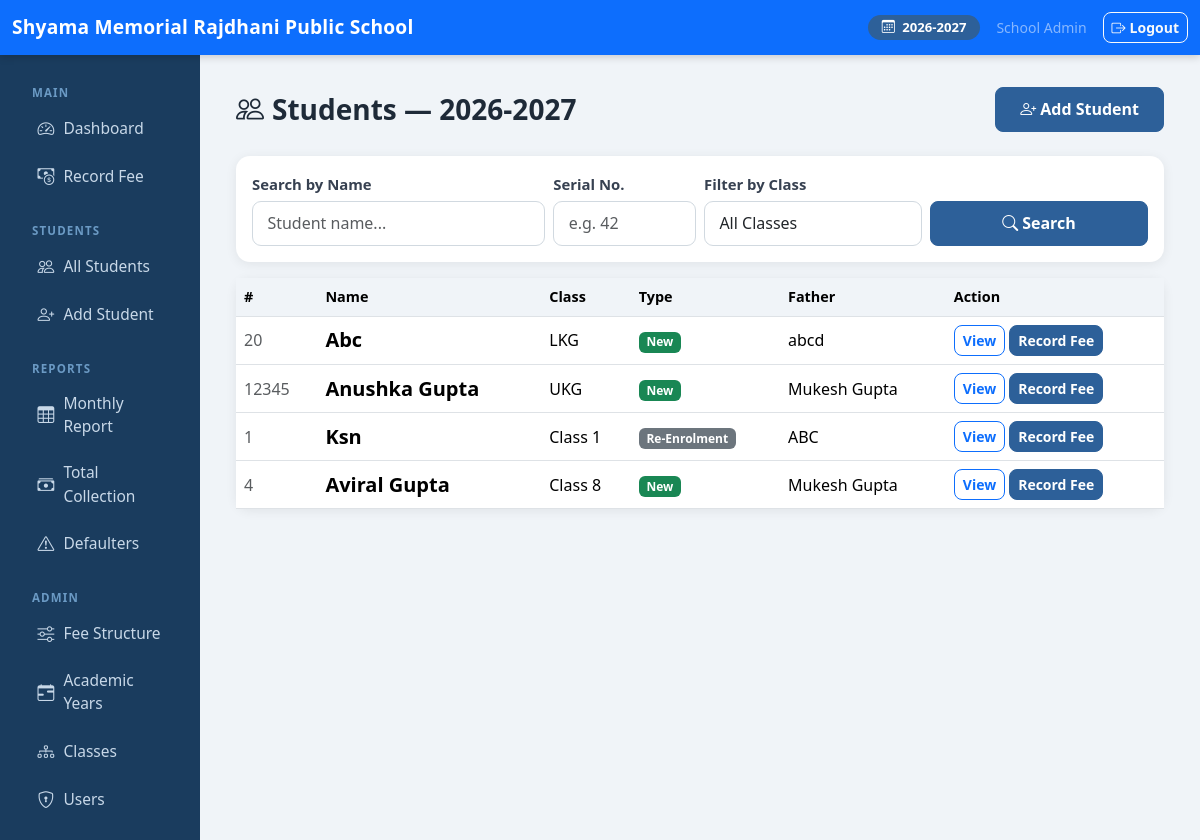
Page /students/ (signed in) on the committed database.
### students/models.py (models this page shows, shortened)
class AcademicYear(models.Model):
    name = models.CharField(max_length=20, unique=True)  # e.g. "2026-2027"
    start_date = models.DateField()
    end_date = models.DateField()
    is_current = models.BooleanField(default=False)
    class Meta:
        ordering = ['-start_date']
    @classmethod
    def get_current(cls):
        return cls.objects.filter(is_current=True).first()

class Student(models.Model):
    ENROLL_NEW = 'new'
    ENROLL_RE = 're'
    ENROLL_CHOICES = [
        (ENROLL_NEW, 'New'),
        (ENROLL_RE, 'Re-Enrolment'),
    ]
    GENDER_MALE = 'M'
    GENDER_FEMALE = 'F'
    GENDER_OTHER = 'O'
    GENDER_CHOICES = [
        (GENDER_MALE, 'Male'),
        (GENDER_FEMALE, 'Female'),
        (GENDER_OTHER, 'Other'),
    ]
    academic_year = models.ForeignKey(AcademicYear, on_delete=models.PROTECT, related_name='students')
    serial_number = models.CharField(max_length=20)
    name = models.CharField(max_length=150)
    school_class = models.ForeignKey(SchoolClass, on_delete=models.PROTECT, related_name='students')
    enrollment_type = models.CharField(max_length=3, choices=ENROLL_CHOICES, default=ENROLL_NEW)
    gender = models.CharField(max_length=1, choices=GENDER_CHOICES, default=GENDER_MALE)
    date_of_birth = models.DateField(null=True, blank=True)
    father_name = models.CharField(max_length=150)
    mother_name = models.CharField(max_length=150)
    date_of_admission = models.DateField()
    is_active = models.BooleanField(default=True)
    created_at = models.DateTimeField(auto_now_add=True)
    updated_at = models.DateTimeField(auto_now=True)
    created_by = models.ForeignKey(
        settings.AUTH_USER_MODEL, on_delete=models.SET_NULL,
        null=True, blank=True, related_name='students_created'
    )
    updated_by = models.ForeignKey(
        settings.AUTH_USER_MODEL, on_delete=models.SET_NULL,
        null=True, blank=True, related_name='students_updated'
    )
    class Meta:
        ordering = ['school_class__order', 'serial_number']
        unique_together = [('academic_year', 'serial_number')]
    def is_new(self):
        return self.enrollment_type == self.ENROLL_NEW

class SchoolClass(models.Model):
    name = models.CharField(max_length=50, unique=True)  # e.g. "Class 1", "Class 5A"
    order = models.PositiveSmallIntegerField(default=0)
    class Meta:
        ordering = ['order', 'name']
    def __str__(self):
        return self.name

### accounts/models.py (models this page shows, shortened)
class CustomUser(AbstractUser):
    ROLE_ADMIN = 'admin'
    ROLE_TEACHER = 'teacher'
    ROLE_CHOICES = [
        (ROLE_ADMIN, 'Admin'),
        (ROLE_TEACHER, 'Teacher'),
    ]
    role = models.CharField(max_length=10, choices=ROLE_CHOICES, default=ROLE_TEACHER)
    def is_admin(self):
        return self.role == self.ROLE_ADMIN

### students/views.py (the view)
# urls.py: path('', views.student_list, name='list'),
@login_required
def student_list(request):
    year = AcademicYear.get_current()
    students = Student.objects.filter(academic_year=year).select_related('school_class')
    q = request.GET.get('q', '').strip()
    class_filter = request.GET.get('class_id', '')
    serial_filter = request.GET.get('serial', '').strip()
    if q:
        students = students.filter(name__icontains=q)
    if class_filter:
        students = students.filter(school_class_id=class_filter)
    if serial_filter:
        students = students.filter(serial_number=serial_filter)
    classes = SchoolClass.objects.all()
    return render(request, 'students/student_list.html', {
        'students': students, 'q': q, 'classes': classes,
        'selected_class': class_filter, 'serial_filter': serial_filter, 'year': year,
    })

### fees/templatetags/fees_tags.py (called while the page is built)
@register.simple_tag
def current_year_display():
    year = AcademicYear.get_current()
    return year.name if year else 'No Active Year'

### templates/students/student_list.html (shortened to what this page needs)
{% extends "base.html" %}
{% block content %}
<div class="d-flex justify-content-between align-items-center mb-4">
  <h3 class="fw-bold mb-0"><i class="bi bi-people me-2"></i>Students — {{ year.name }}</h3>
  <a href="{% url 'students:add' %}" class="btn btn-primary btn-lg"><i class="bi bi-person-plus me-1"></i>Add Student</a>
</div>
<div class="card mb-3">
  <div class="card-body">
    <form method="get" class="row g-2 align-items-end">
      <div class="col-md-4">
        <label class="form-label fw-semibold">Search by Name</label>
        <input type="text" name="q" value="{{ q }}" class="form-control form-control-lg" placeholder="Student name...">
      </div>
      <div class="col-md-2">
        <label class="form-label fw-semibold">Serial No.</label>
        <input type="text" name="serial" value="{{ serial_filter }}" class="form-control form-control-lg" placeholder="e.g. 42">
      </div>
      <div class="col-md-3">
        <label class="form-label fw-semibold">Filter by Class</label>
        <select name="class_id" class="form-select form-select-lg">
          <option value="">All Classes</option>
        </select>
      </div>
      <div class="col-md-3">
        <button type="submit" class="btn btn-primary btn-lg w-100"><i class="bi bi-search me-1"></i>Search</button>
      </div>
    </form>
  </div>
</div>
<div class="card">
  <div class="table-responsive">
    <table class="table table-hover mb-0">
      <thead><tr><th>#</th><th>Name</th><th>Class</th><th>Type</th><th>Father</th><th>Action</th></tr></thead>
      <tbody>
        {% for s in students %}
        <tr>
          <td class="text-muted">{{ s.serial_number }}</td>
          <td class="fw-semibold fs-5">{{ s.name }}</td>
          <td>{{ s.school_class }}</td>
          <td>{% if s.is_new %}<span class="badge bg-success">New</span>{% else %}<span class="badge bg-secondary">Re-Enrolment</span>{% endif %}</td>
          <td>{{ s.father_name }}</td>
          <td class="d-flex gap-1">
            <a href="{% url 'students:detail' s.pk %}" class="btn btn-sm btn-outline-primary">View</a>
            <a href="{% url 'fees:fee_entry' s.pk %}" class="btn btn-sm btn-primary">Record Fee</a>
          </td>
        </tr>
        {% empty %}
        <tr><td colspan="6" class="text-center text-muted py-5 fs-5">No students found.</td></tr>
        {% endfor %}
      </tbody>
    </table>
  </div>
</div>
{% endblock %}

### templates/base.html (shortened to what this page needs)
<!DOCTYPE html>
<html lang="en">
<head>
  <link href="https://cdn.jsdelivr.net/npm/bootstrap@5.3.3/dist/css/bootstrap.min.css" rel="stylesheet">
  <link href="https://cdn.jsdelivr.net/npm/bootstrap-icons@1.11.3/font/bootstrap-icons.min.css" rel="stylesheet">
</head>
<body>
{% if user.is_authenticated %}
<nav class="navbar navbar-dark bg-primary no-print">
  <div class="container-fluid">
    <span class="navbar-brand">Shyama Memorial Rajdhani Public School</span>
    <div class="d-flex align-items-center gap-3">
      {% with year=request.session.current_year %}
      <span class="year-badge">
        <i class="bi bi-calendar3 me-1"></i>
        {% load fees_tags %}{% current_year_display %}
      </span>
      {% endwith %}
      <span class="text-white-50 small">{{ user.get_full_name|default:user.username }}</span>
      <a href="{% url 'accounts:logout' %}" class="btn btn-outline-light btn-sm">
        <i class="bi bi-box-arrow-right me-1"></i>Logout
      </a>
    </div>
  </div>
</nav>
<div class="container-fluid">
  <div class="row">
    <div class="col-md-2 sidebar no-print py-3">
      <div class="sidebar-heading">Main</div>
      <ul class="nav flex-column">
        <li class="nav-item">
          <a class="nav-link {% if request.resolver_match.url_name == 'dashboard' %}active{% endif %}" href="{% url 'fees:dashboard' %}">
            <i class="bi bi-speedometer2"></i> Dashboard
          </a>
        </li>
        <li class="nav-item">
          <a class="nav-link {% if 'fee_entry' in request.resolver_match.url_name %}active{% endif %}" href="{% url 'fees:fee_entry_select' %}">
            <i class="bi bi-cash-coin"></i> Record Fee
          </a>
        </li>
      </ul>
      <div class="sidebar-heading mt-2">Students</div>
      <ul class="nav flex-column">
        <li class="nav-item">
          <a class="nav-link" href="{% url 'students:list' %}">
            <i class="bi bi-people"></i> All Students
          </a>
        </li>
        <li class="nav-item">
          <a class="nav-link" href="{% url 'students:add' %}">
            <i class="bi bi-person-plus"></i> Add Student
          </a>
        </li>
      </ul>
      <div class="sidebar-heading mt-2">Reports</div>
      <ul class="nav flex-column">
        <li class="nav-item">
          <a class="nav-link" href="{% url 'fees:monthly_report' %}">
            <i class="bi bi-table"></i> Monthly Report
          </a>
        </li>
        <li class="nav-item">
          <a class="nav-link" href="{% url 'fees:total_collection' %}">
            <i class="bi bi-cash-stack"></i> Total Collection
          </a>
        </li>
        <li class="nav-item">
          <a class="nav-link" href="{% url 'fees:defaulters' %}">
            <i class="bi bi-exclamation-triangle"></i> Defaulters
          </a>
        </li>
      </ul>
      {% if user.is_admin %}
      <div class="sidebar-heading mt-2">Admin</div>
      <ul class="nav flex-column">
        <li class="nav-item">
          <a class="nav-link" href="{% url 'fees:structure_list' %}">
            <i class="bi bi-sliders"></i> Fee Structure
          </a>
        </li>
        <li class="nav-item">
          <a class="nav-link" href="{% url 'students:year_list' %}">
            <i class="bi bi-calendar-range"></i> Academic Years
          </a>
        </li>
        <li class="nav-item">
          <a class="nav-link" href="{% url 'students:class_list' %}">
            <i class="bi bi-diagram-3"></i> Classes
          </a>
        </li>
        <li class="nav-item">
          <a class="nav-link" href="{% url 'accounts:user_list' %}">
            <i class="bi bi-shield-lock"></i> Users
          </a>
        </li>
      </ul>
      {% endif %}
    </div>
    <div class="col-md-10 main-content">
      {% block content %}{% endblock %}
    </div>
  </div>
</div>
{% else %}
{% block full_content %}{% endblock %}
{% endif %}
</body>
</html>

### templates/base.html (style rules this page uses)
body { font-size: 1rem; background: #f0f4f8; color: #1e2a38; }
a { text-decoration: none; }
.navbar { box-shadow: 0 2px 8px rgba(0,0,0,.18); }
.navbar-brand { font-weight: 700; font-size: 1.2rem; letter-spacing: .01em; }
.sidebar { min-height: calc(100vh - 56px); background: #1a3c5e; }
.sidebar .nav-link { color: #c8d8e8; font-size: .97rem; padding: .6rem 1.1rem; border-radius: 7px; margin: 2px 8px; display: flex; align-items: center; gap: 9px; transition: background .15s; }
.sidebar .nav-link i { font-size: 1.05rem; flex-shrink: 0; }
.sidebar-heading { color: #6b9ac4; font-size: .72rem; font-weight: 700; letter-spacing: .1em; padding: .8rem 1.25rem .2rem; text-transform: uppercase; }
.main-content { padding: 2rem 2.25rem; }
.card { border: none; border-radius: 14px; box-shadow: 0 2px 12px rgba(0,0,0,.07); }
.form-label { font-weight: 600; font-size: .93rem; color: #374151; margin-bottom: .35rem; }
.form-control, .form-select { border-radius: 8px; border: 1.5px solid #d1d9e0; padding: .55rem .85rem; font-size: .97rem; background: #fff; transition: border-color .15s, box-shadow .15s; }
.form-control-lg, .form-select-lg { padding: .6rem .9rem; font-size: 1rem; border-radius: 9px; }
.btn { border-radius: 8px; font-weight: 600; }
.btn-lg { font-size: 1rem; padding: .6rem 1.5rem; }
.btn-primary { background: #2d6099; border-color: #2d6099; }
.table th { font-weight: 600; background: #f0f4f8; font-size: .9rem; }
.table td { vertical-align: middle; }
.year-badge { background: #2d6099; color: #fff; border-radius: 20px; padding: 3px 14px; font-size: .82rem; font-weight: 600; }

### rows in the picture
AcademicYear: name "2026-2027"
CustomUser: get_full_name "School Admin"
Student: serial_number "20", name "Abc", school_class "LKG", enrollment_type "New", father_name "abcd"
Student: serial_number "12345", name "Anushka Gupta", school_class "UKG", enrollment_type "New", father_name "Mukesh Gupta"
Student: serial_number "1", name "Ksn", school_class "Class 1", enrollment_type "Re-Enrolment", father_name "ABC"
Student: serial_number "4", name "Aviral Gupta", school_class "Class 8", enrollment_type "New", father_name "Mukesh Gupta"
